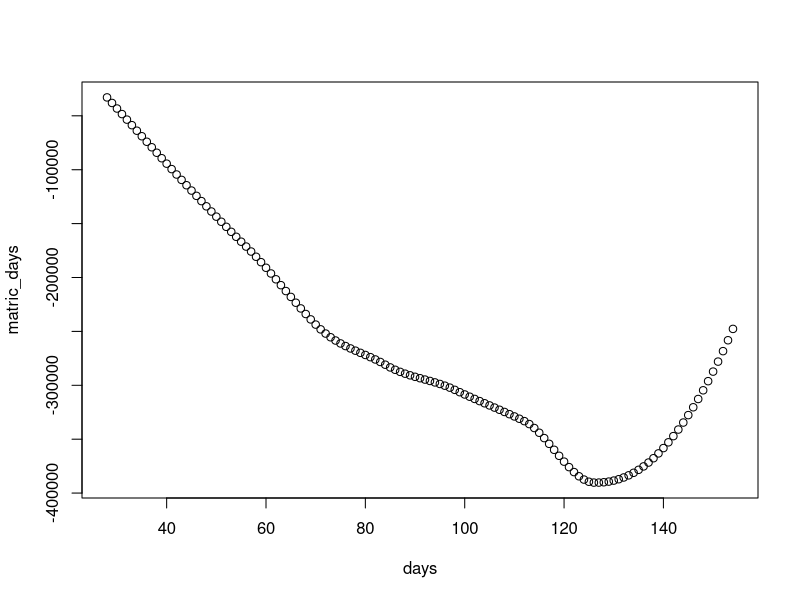
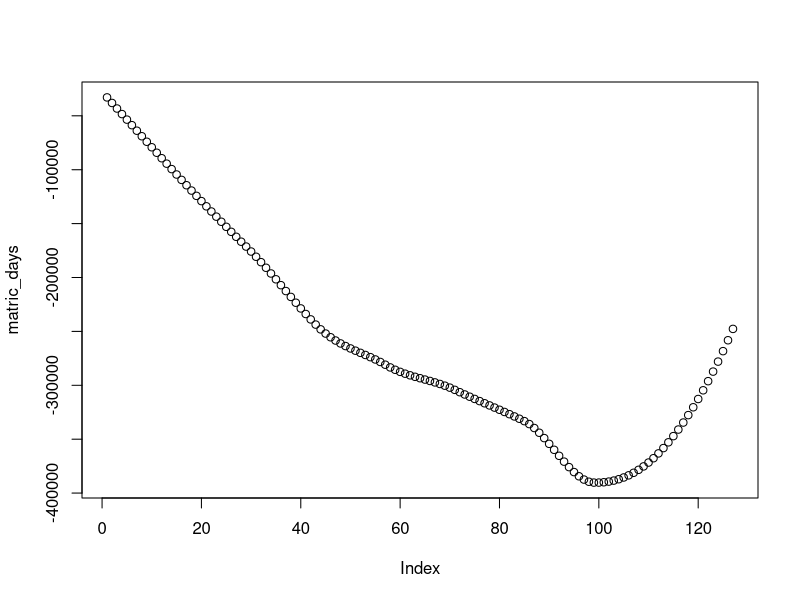

These figures' R source, in order: (Note: this script raises an error after producing the figures.)
##WATER STRESS MORTALITY FUNCTION##

#The relationship between soil matric potential (MPa) and seedling mortality rates is derived in this script from the following empiracle research: 

#Engelbrecht, B. M. J., & Kursar, T. A. (2003). Comparative drought-resistance of seedlings of 28 species of co-occurring tropical woody plants. Oecologia, 136(3), 383–393. https://doi.org/10.1007/s00442-003-1290-8

library(magrittr)

PTF_func <- function(sgwc){
  
  sgwc_T  <- c(0.78, 0.47, 0.34)
  matric_T <- c(0, -0.5, -3.5)
  d <- data.frame(sgwc_T = sgwc_T, matric_T = matric_T)
  #plot(sgwc_T,matric_T)
  
  sgwc_T2 <- sgwc_T^2
  PTF <- lm(matric_T ~ sgwc_T + sgwc_T2)
  
  
  matric <- coef(PTF)[3]*sgwc^2 + coef(PTF)[2]*sgwc + coef(PTF)[1]
  return(matric)
}


#Step 1. Deriving the soil water retention curve the experimental plots in Engelbrecht and Kursar, 2003

sgwc_T  <- c(0.78, 0.47, 0.34)
matric_T <- c(0, -0.5, -3.5)
d <- data.frame(sgwc_T = sgwc_T, matric_T = matric_T)
#plot(sgwc_T,matric_T)

sgwc_T2 <- sgwc_T^2
PTF <- lm(matric_T ~ sgwc_T + sgwc_T2)



#Step 2. Replicating the time series data 

weeks <- c(4,8,10,12,14,16,18,20,22)
sgwc <- c(0.48, 0.41,0.39,0.35,0.37,0.34,0.33,0.33,0.38)

#plot(weeks, sgwc)

#Step 3. Converting the soil moisture time series data to a matric potential (mm water head / suction)

matric <- PTF_func(sgwc = sgwc) * 1e5
#plot(weeks, matric)

#creating a dataframe to store the moisture and (later) mortality data
ts_wk <- data.frame(week = weeks, matric = matric)

#adding the day of the experiment
ts_wk$day <- ts_wk$week*7

#Wilting points. Wilting points were determined from Figure 2 in Engelbrecht and Kursar, 2003
thresh <- c(ts_wk$matric[2], ts_wk$matric[6])
names(thresh) <- c("DI","DT") 

#Determing matric potential on each day
matric_days <- predict(loess(matric~weeks), newdata = seq(from = 4, to = 22, length = 127))
days <- 1:127 + 27
ts_days <- data.frame(day = days, matric = matric_days)
plot(days, matric_days)



plot(matric_days)

#creating deficit days for the whole 22 week period
def_func <- function(soil_moist, thresh.x = thresh.xx[PFT], window){
  thresh <- thresh.x
  def <- (abs(thresh) - abs(soil_moist))*-1
  no_def <- def < 0 
  def[no_def] <- 0
  deficit_days <- c()
  for(i in 1:length(def)){
    deficit_days[i] <- ifelse(i < window, sum(def[1:i]), sum(def[(i-window):i]))
  }
  return(deficit_days)
}


#plot(def_func(thresh.x = thresh.xx[PFT], soil_moist = matric_days, window = 126))

#creating deficit days for the drought intolerant PFTs over the 18 week period when soil moisture was measured.
deficit_days_DT <- def_func(soil_moist = matric_days, thresh.x = thresh.xx["latedt"], window = 18*7)[126]
deficit_days_DI <- def_func(soil_moist = matric_days, thresh.x = thresh.xx["latedi"], window = 18*7)[126]


dr_mort_DI <- engelbrecht_mort_data %>%
  filter(PFT == "DI") %>%
  summarise(mort_rate = mean(pct_mort_drought))

dr_mort_DT <- engelbrecht_mort_data %>%
  filter(PFT == "DT") %>%
  summarise(mort_rate = mean(pct_mort_drought))

#fitting a linear model of mortality as a function of deficit days for DT and DI PFTs
DI_dr_data <- data.frame(def_days = c(0,deficit_days_DI), mort = c(0, dr_mort_DI$mort_rate))
DI_dr_lm <- lm(data = DI_dr_data, formula = mort~def_days)

DT_dr_data <- data.frame(def_days = c(0,deficit_days_DT), mort = c(0, dr_mort_DT$mort_rate))
DT_dr_lm <- lm(data = DT_dr_data, formula = mort~def_days)


H20_mort(deficit_days = 671020.5, pft.x = "earlydt")* window.x

H20_mort(deficit_days = 13428283, pft.x = "earlydi")



undebug(H20_mort)



P1H20 <- rep(c(coef(DI_dr_lm)[2], coef(DT_dr_lm)[2]),2) 
names(P1H20) <- pft_names
P2H20 <- rep(c(coef(DI_dr_lm)[1], coef(DT_dr_lm)[1]),2) 
names(P2H20) <- pft_names


671020 * 5.07e-08 



coef(DI_dr_lm)[1]

coef(DT_dr_lm)[2]
coef(DT_dr_lm)[1]





P1H20 <- c(4.97e-08, 5.07e-08)
P2H20 <- c(-3.93e-17, -2.45e-17)


#inputs: 1) deficit days over the preceeding 18 week period. This is the absolute value of the matric potential (kpa) below a wilting point summed over the preceeding 126 days.
H20_mort <- function(deficit_days){
  mort_rate <- deficit_days * P1H20[PFT] + P2H20[PFT]
  return(mort_rate/(window.x))
}

H20_mort(deficit_days = 130)


#H20_mort(PFT = "DT", deficit_days)


#H20_mort(deficit_days = 20, PFT = "DT")
